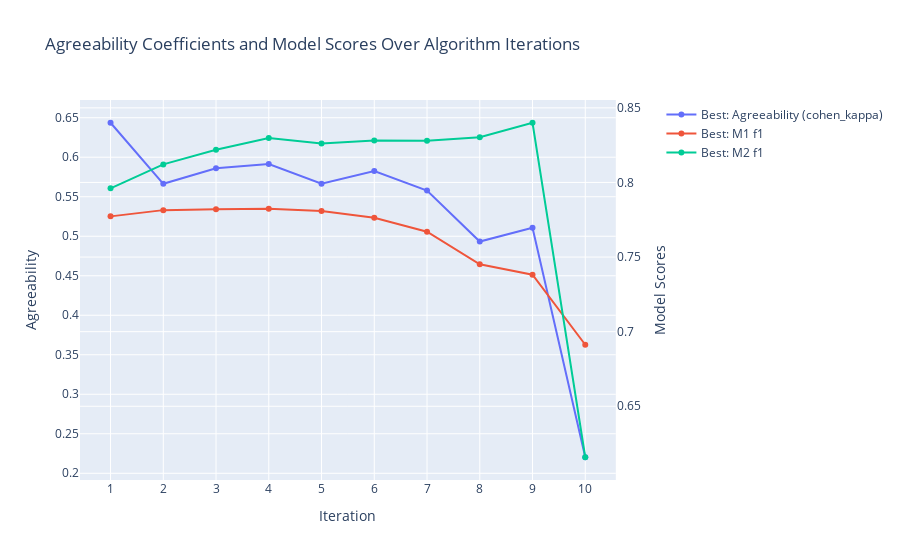

The code cell stored with this chart in its notebook:
### Code cell
seeker_2.plot_from_results()

### Figure 1 — Plotly figure (JSON) as saved in the notebook; plotly's stock layout.template omitted (floating-point values rounded to 4 significant figures)
{"data": [{"hoverinfo": "text", "hovertext": ["<br> Best: Agreeability (cohen_kappa): <br> 0.6436 <br> All: Mean Agreeability (cohen_kappa): <br> 0.6436 <br> All: Agreeability St. Dev.: <br> 0.0000", "<br> Best: Agreeability (cohen_kappa): <br> 0.5664 <br> All: Mean Agreeability (cohen_kappa): <br> 0.5929 <br> All: Agreeability St. Dev.: <br> 0.0574", "<br> Best: Agreeability (cohen_kappa): <br> 0.5861 <br> All: Mean Agreeability (cohen_kappa): <br> 0.5354 <br> All: Agreeability St. Dev.: <br> 0.0557", "<br> Best: Agreeability (cohen_kappa): <br> 0.5915 <br> All: Mean Agreeability (cohen_kappa): <br> 0.5166 <br> All: Agreeability St. Dev.: <br> 0.0755", "<br> Best: Agreeability (cohen_kappa): <br> 0.5664 <br> All: Mean Agreeability (cohen_kappa): <br> 0.5034 <br> All: Agreeability St. Dev.: <br> 0.0769", "<br> Best: Agreeability (cohen_kappa): <br> 0.5824 <br> All: Mean Agreeability (cohen_kappa): <br> 0.4694 <br> All: Agreeability St. Dev.: <br> 0.1254", "<br> Best: Agreeability (cohen_kappa): <br> 0.5579 <br> All: Mean Agreeability (cohen_kappa): <br> 0.4184 <br> All: Agreeability St. Dev.: <br> 0.1650", "<br> Best: Agreeability (cohen_kappa): <br> 0.4933 <br> All: Mean Agreeability (cohen_kappa): <br> 0.3717 <br> All: Agreeability St. Dev.: <br> 0.1634", "<br> Best: Agreeability (cohen_kappa): <br> 0.5106 <br> All: Mean Agreeability (cohen_kappa): <br> 0.2579 <br> All: Agreeability St. Dev.: <br> 0.1858", "<br> Best: Agreeability (cohen_kappa): <br> 0.2203 <br> All: Mean Agreeability (cohen_kappa): <br> 0.1412 <br> All: Agreeability St. Dev.: <br> 0.0791"], "mode": "lines+markers", "name": "Best: Agreeability (cohen_kappa)", "type": "scatter", "x": [1, 2, 3, 4, 5, 6, 7, 8, 9, 10], "xaxis": "x", "y": [0.6436, 0.5664, 0.5861, 0.5915, 0.5664, 0.5824, 0.5579, 0.4933, 0.5106, 0.2203], "yaxis": "y"}, {"hoverinfo": "text", "hovertext": ["<br> Best: M1 f1: <br> 0.7773 <br> Best: M1 Included Features: <br> MedInc, HouseAge, AveRooms, AveBedrms, Population, AveOccup, Latitude, Longitude, HouseEval_nice, HouseEval_not_nice, WallColors_gray, WallColors_white <br> All: M1 Mean f1: <br> 0.7773 <br> All: M1 STD f1: <br> 0.0000", "<br> Best: M1 f1: <br> 0.7814 <br> Best: M1 Included Features: <br> MedInc, HouseAge, AveRooms, AveBedrms, AveOccup, Latitude, Longitude, HouseEval_nice, HouseEval_not_nice, WallColors_gray, WallColors_white <br> All: M1 Mean f1: <br> 0.7609 <br> All: M1 STD f1: <br> 0.0304", "<br> Best: M1 f1: <br> 0.7820 <br> Best: M1 Included Features: <br> MedInc, HouseAge, AveRooms, AveOccup, Latitude, Longitude, HouseEval_nice, HouseEval_not_nice, WallColors_gray, WallColors_white <br> All: M1 Mean f1: <br> 0.7649 <br> All: M1 STD f1: <br> 0.0254", "<br> Best: M1 f1: <br> 0.7824 <br> Best: M1 Included Features: <br> MedInc, HouseAge, AveRooms, AveOccup, Latitude, Longitude, WallColors_gray, WallColors_white <br> All: M1 Mean f1: <br> 0.7533 <br> All: M1 STD f1: <br> 0.0429", "<br> Best: M1 f1: <br> 0.7808 <br> Best: M1 Included Features: <br> MedInc, HouseAge, AveRooms, AveOccup, Latitude, Longitude <br> All: M1 Mean f1: <br> 0.7494 <br> All: M1 STD f1: <br> 0.0446", "<br> Best: M1 f1: <br> 0.7764 <br> Best: M1 Included Features: <br> MedInc, HouseAge, AveOccup, Latitude, Longitude <br> All: M1 Mean f1: <br> 0.7439 <br> All: M1 STD f1: <br> 0.0456", "<br> Best: M1 f1: <br> 0.7670 <br> Best: M1 Included Features: <br> MedInc, AveOccup, Latitude, Longitude <br> All: M1 Mean f1: <br> 0.7176 <br> All: M1 STD f1: <br> 0.0732", "<br> Best: M1 f1: <br> 0.7451 <br> Best: M1 Included Features: <br> MedInc, AveOccup, Latitude <br> All: M1 Mean f1: <br> 0.6853 <br> All: M1 STD f1: <br> 0.0769", "<br> Best: M1 f1: <br> 0.7382 <br> Best: M1 Included Features: <br> MedInc, AveOccup <br> All: M1 Mean f1: <br> 0.6158 <br> All: M1 STD f1: <br> 0.1379", "<br> Best: M1 f1: <br> 0.6912 <br> Best: M1 Included Features: <br> MedInc <br> All: M1 Mean f1: <br> 0.5278 <br> All: M1 STD f1: <br> 0.1635"], "mode": "lines+markers", "name": "Best: M1 f1", "type": "scatter", "x": [1, 2, 3, 4, 5, 6, 7, 8, 9, 10], "xaxis": "x", "y": [0.7773, 0.7814, 0.782, 0.7824, 0.7808, 0.7764, 0.767, 0.7451, 0.7382, 0.6912], "yaxis": "y2"}, {"hoverinfo": "text", "hovertext": ["<br> Best: M2 f1: <br> 0.7961 <br> Best: M2 Included Features: <br> MedInc, HouseAge, AveRooms, AveBedrms, Population, AveOccup, Latitude, Longitude, HouseEval_nice, HouseEval_not_nice, WallColors_gray, WallColors_white <br> All: M2 Mean f1: <br> 0.7961 <br> All: M2 STD f1: <br> 0.0000", "<br> Best: M2 f1: <br> 0.8121 <br> Best: M2 Included Features: <br> HouseAge, AveRooms, AveBedrms, Population, AveOccup, Latitude, Longitude, HouseEval_nice, HouseEval_not_nice, WallColors_gray, WallColors_white <br> All: M2 Mean f1: <br> 0.7868 <br> All: M2 STD f1: <br> 0.0198", "<br> Best: M2 f1: <br> 0.8219 <br> Best: M2 Included Features: <br> HouseAge, AveRooms, Population, AveOccup, Latitude, Longitude, HouseEval_nice, HouseEval_not_nice, WallColors_gray, WallColors_white <br> All: M2 Mean f1: <br> 0.7888 <br> All: M2 STD f1: <br> 0.0423", "<br> Best: M2 f1: <br> 0.8297 <br> Best: M2 Included Features: <br> HouseAge, AveRooms, Population, AveOccup, Latitude, Longitude, WallColors_gray, WallColors_white <br> All: M2 Mean f1: <br> 0.7878 <br> All: M2 STD f1: <br> 0.0448", "<br> Best: M2 f1: <br> 0.8261 <br> Best: M2 Included Features: <br> HouseAge, AveRooms, Population, Latitude, Longitude, WallColors_gray, WallColors_white <br> All: M2 Mean f1: <br> 0.7837 <br> All: M2 STD f1: <br> 0.0498", "<br> Best: M2 f1: <br> 0.8281 <br> Best: M2 Included Features: <br> HouseAge, AveRooms, Population, Latitude, Longitude <br> All: M2 Mean f1: <br> 0.7611 <br> All: M2 STD f1: <br> 0.0829", "<br> Best: M2 f1: <br> 0.8279 <br> Best: M2 Included Features: <br> HouseAge, AveRooms, Latitude, Longitude <br> All: M2 Mean f1: <br> 0.7539 <br> All: M2 STD f1: <br> 0.0838", "<br> Best: M2 f1: <br> 0.8303 <br> Best: M2 Included Features: <br> HouseAge, Latitude, Longitude <br> All: M2 Mean f1: <br> 0.7421 <br> All: M2 STD f1: <br> 0.0861", "<br> Best: M2 f1: <br> 0.8400 <br> Best: M2 Included Features: <br> Latitude, Longitude <br> All: M2 Mean f1: <br> 0.6662 <br> All: M2 STD f1: <br> 0.1237", "<br> Best: M2 f1: <br> 0.6158 <br> Best: M2 Included Features: <br> Longitude <br> All: M2 Mean f1: <br> 0.6084 <br> All: M2 STD f1: <br> 0.0074"], "mode": "lines+markers", "name": "Best: M2 f1", "type": "scatter", "x": [1, 2, 3, 4, 5, 6, 7, 8, 9, 10], "xaxis": "x", "y": [0.7961, 0.8121, 0.8219, 0.8297, 0.8261, 0.8281, 0.8279, 0.8303, 0.84, 0.6158], "yaxis": "y2"}], "layout": {"hovermode": "closest", "title": {"text": "Agreeability Coefficients and Model Scores Over Algorithm Iterations"}, "xaxis": {"anchor": "y", "domain": [0, 0.94], "title": {"text": "Iteration"}, "type": "category"}, "yaxis": {"anchor": "x", "domain": [0, 1], "title": {"text": "Agreeability"}}, "yaxis2": {"anchor": "x", "overlaying": "y", "side": "right", "title": {"text": "Model Scores"}}}}
